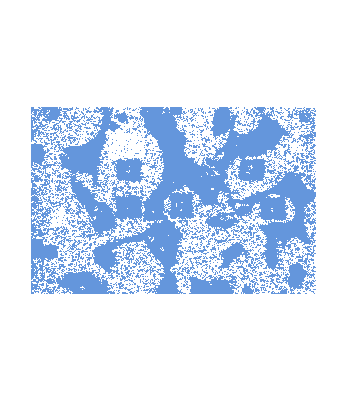
#> input picture Defect detection/With OTSU adaptive canny threshold/defected_area_new.png, 354 x 403 px, found by its file name
$ jupyter execute --allow-errors 'removing noise.ipynb'   (shell and % lines are left out)
#> lines starting #> are read from the running program, lines starting #| are printed output that depends on the picture
[cell 1]
import numpy as np
import cv2
from matplotlib import pyplot as plt
from PIL import Image, ImageFilter


#origin issue is here, it is readin image wrong

image = cv2.imread('composite patch/new_try_tuning/defected_area.png') # reads the image
#> (the rest of this cell did not finish here and is left out)

[cell 2]
plt.figure(figsize=(7,7))
#plt.figure(figsize=None)
#> (the rest of this cell did not finish here and is left out)

[cell 3]
#for further coordinate matching

#plt.figure(figsize=(4.25,4.25)) #for jehung data
plt.figure(figsize=(7,7))
#plt.figure(figsize=None)
#> (the rest of this cell did not finish here and is left out)

[cell 4]
#To check origin issue


plt.figure(figsize=(7.50,7.15))
#plt.figure(figsize=None)
#> (the rest of this cell did not finish here and is left out)

[cell 5]
'D:/LAB Project Data/1D signal/boundary/composite patch/CV2 imshow attempt/defected_area_new.png'

import numpy as np
import cv2
from matplotlib import pyplot as plt
from PIL import Image, ImageFilter


#origin issue is here, it is readin image wrong

image = cv2.imread('D:/LAB Project Data/1D signal/boundary/composite patch/CV2 imshow attempt/defected_area_new.png') # reads the image
#> image is the input picture: shape (403, 354, 3); mean B, G, R 247, 231.1, 219.7
#image = cv2.cvtColor(image, cv2.COLOR_BGR2HSV) # convert to HSV
image = cv2.flip(image,0) #to fix the inverted origin issue
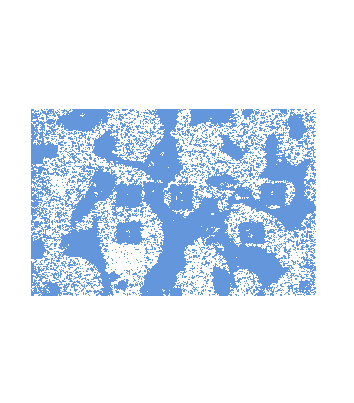
#> image: shape (403, 354, 3); mean B, G, R 247, 231.1, 219.7

ksize = (5, 5)
new_image = cv2.blur(image,ksize)
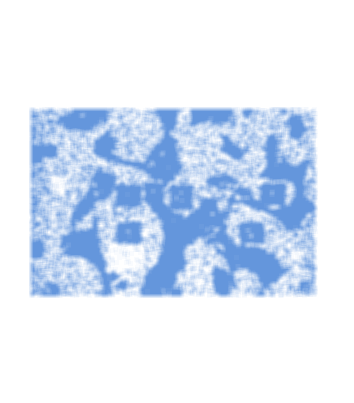
#> new_image: shape (403, 354, 3); mean B, G, R 247, 231.1, 219.7

cv2.imshow("blurred", new_image)
cv2.waitKey(0)
cv2.destroyAllWindows()
